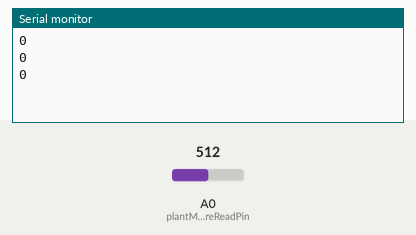
Bench run of a sketch on a simulated Arduino Uno, built with avr-gcc and run on an emulated ATmega328P. Parts: the last lines printed to the serial monitor. The test bench sets the inputs (shaded band); at power-on: A0 (plantMoistureReadPin) = 512.

Above: at 1.8 s.
1.9 s: A0 (plantMoistureReadPin) set to 306
At 2.4 s:
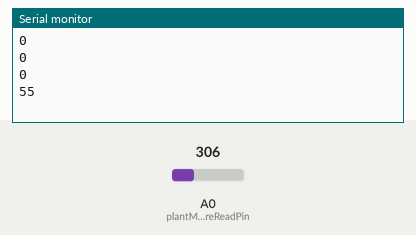
3.4 s: A0 (plantMoistureReadPin) set to 230
At 3.9 s:
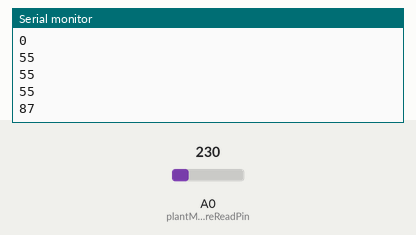
Timing chart, 0 to 6.4 s (numbered marks = the images above; inputs shaded):
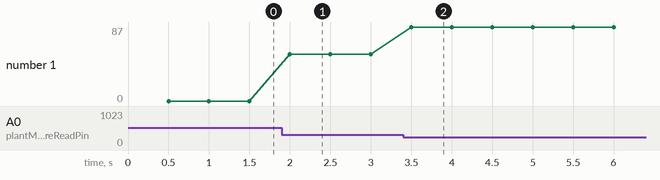

Measured:
- after the input at 1.9 s, the serial monitor: prints a new line after 0.10 s (image 1)
- after the input at 3.4 s, the serial monitor: prints a new line after 0.10 s (image 2)
- plotted number 1: 0 → 55 after the input at 1.9 s, 55 → 87 after the input at 3.4 s

The sketch:

PlantMoistureReader.ino
```cpp
int plantMoistureReadPin = A0;
int val = 0;  // variable to store the value read

// the setup function runs once when you press reset or power the board
void setup() {
  // initialize digital pin LED_BUILTIN as an output.
  pinMode(plantMoistureReadPin, INPUT);
  Serial.begin(9600);
}

// the loop function runs over and over again forever
void loop() {
  delay(500);
  int reading = mapMoistureToPercentage(analogRead(plantMoistureReadPin));
  Serial.println(reading);
}

int mapMoistureToPercentage(int moistureReading) {
  int tmp =  -1 * (moistureReading - 440);
  if(tmp < 0) {
    tmp = 0;
  } else if (tmp > 240) {
    tmp = 240;
  }
  tmp *= 100;
  tmp /= 240;
  return tmp;
}
```
